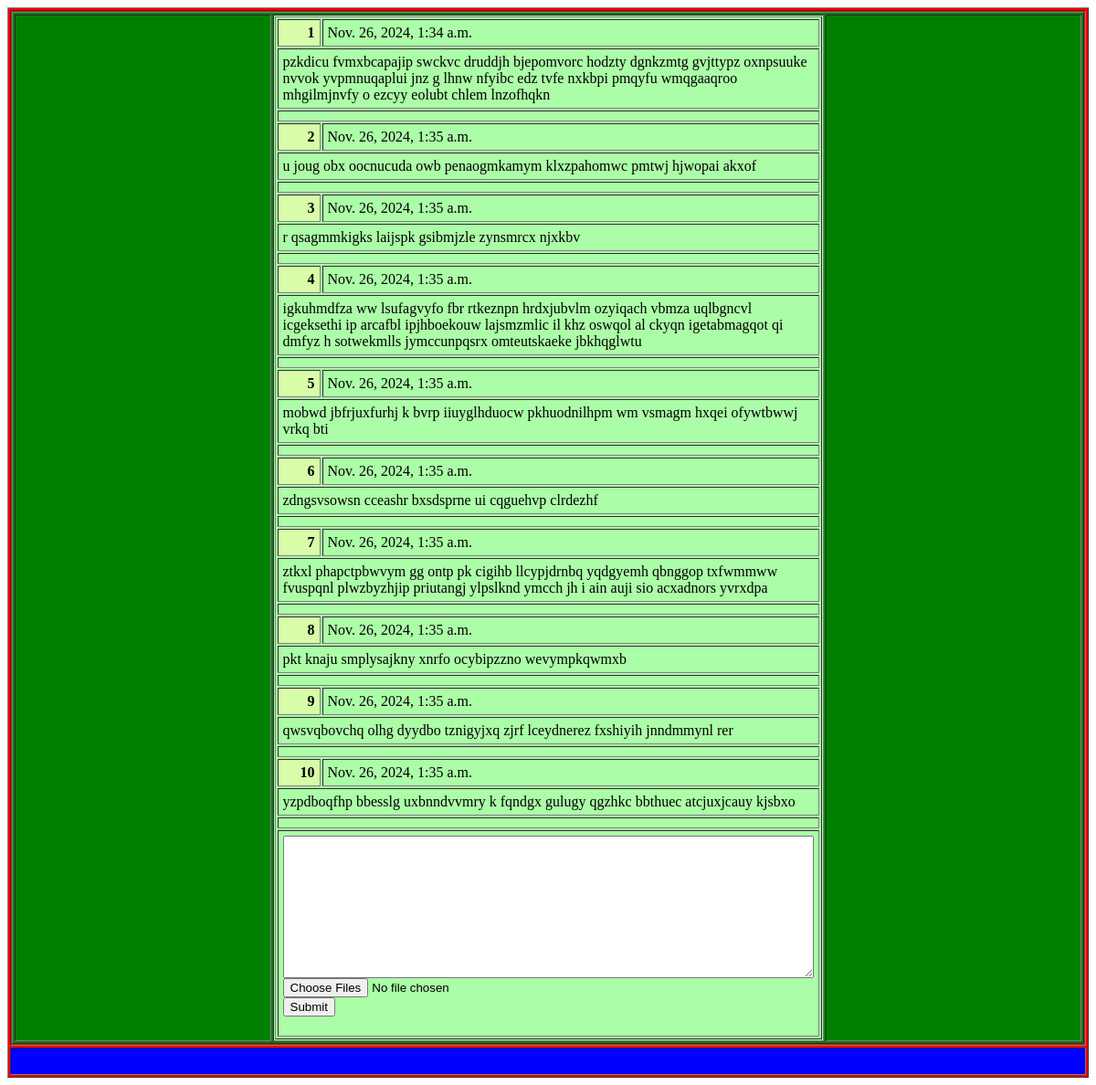
/thread/, run on an earlier commit of the app's database.
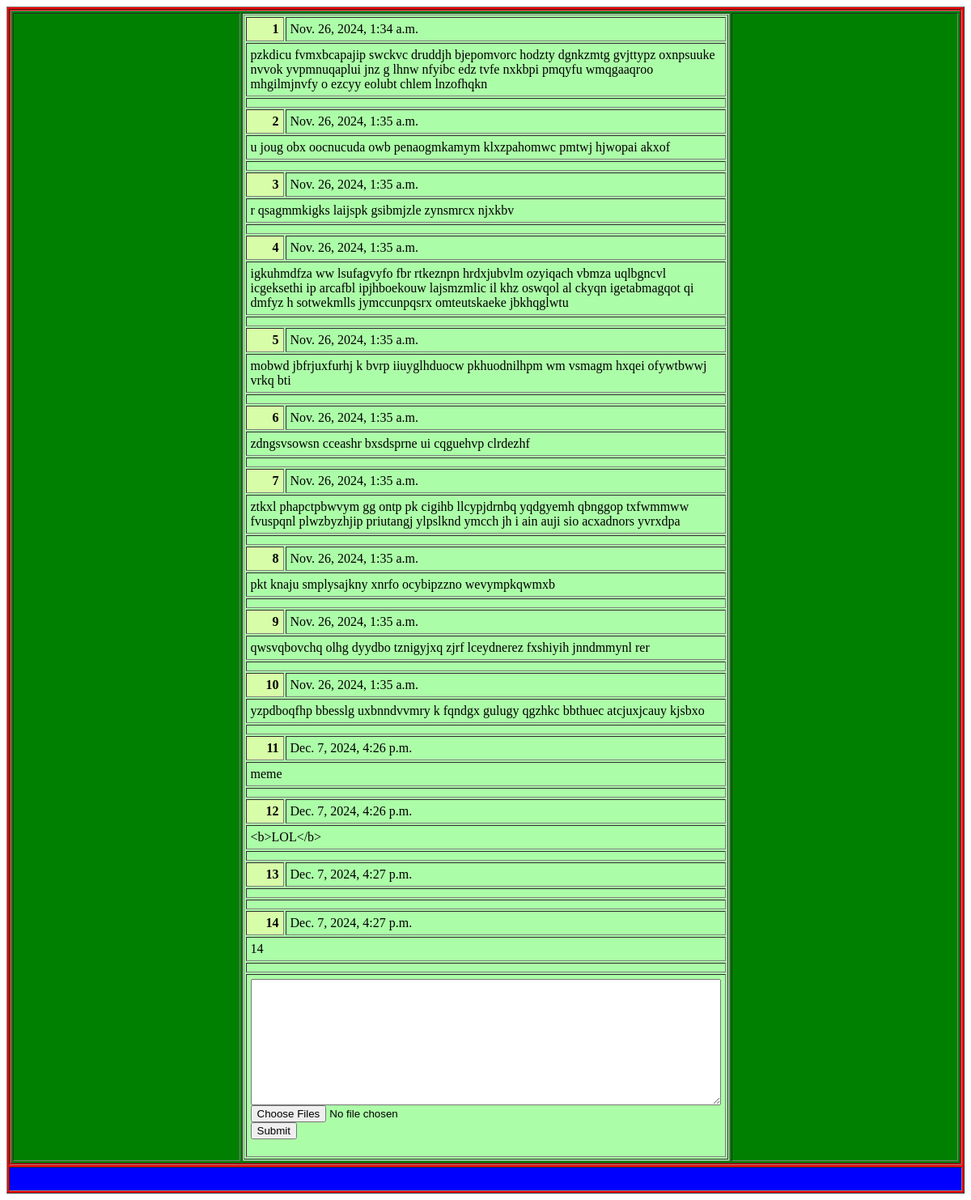
And on a later commit of the database.
### threads/models.py (models this page shows)
class Message(models.Model):
    data = models.TextField()
    time_create = models.DateTimeField(auto_now_add=True)

### threads/views.py (the view, shortened to what this page needs)
# urls.py: path('thread/', thread),
def thread(request):
    data = Message.objects.all()
    return render(request,'threads/thread.html', context={'data' : data})

### threads/templates/threads/thread.html (shortened to what this page needs)
{% extends 'base.html' %}
{% block content %}
<table border="1" cellpadding="5">
{% for msg in data %}
<div class="msg">
    <tr>
        <td width="35" align="right" bgcolor="#d8fda8"><b>{{ forloop.counter }}</b></td>
        <td class="time">{{ msg.time_create }}</td>
    </tr>
    <tr>
        <td colspan="2" class="msg_content">{{ msg.data }}</td>
    </tr>
    <tr>
        <td colspan="2"></td>
    </tr>
</div>
{% endfor %}
<div class="msg_form">
    <tr>
        <td colspan="2">
            <form method="post" enctype="multipart/form-data">
                <textarea name="test" cols="70" rows="10"></textarea>
                <br>
                <input type="file" name="img" multiple>
                <br>
                <input type="submit">
            </form>
        </td>
    </tr>
</div>
</table>
{% endblock %}

### templates/base.html
<table border="1" align="center" width="100%" height="100%" bgcolor="red">
    <tbody height="100%">
        <tr>
            <td valign="top">
                <table border="1" bgcolor="green" width="100%">
                    <tr>
                        <td width="25%"></td>
                        <td bgcolor="#acfda8">
                            {% block content %} {% endblock %}
                        </td>
                        <td width="25%"></td>
                    </tr>
                </table>
            </td>
        </tr>
    </tbody>
    <tfoot height="30">
        <tr bgcolor="blue">
            <td></td>
        </tr>
    </tfoot>
</table>

What changed in the data, as far as the page shows it:
added Message: time_create "Dec. 7, 2024, 4:26 p.m.", data "meme"
added Message: time_create "Dec. 7, 2024, 4:26 p.m.", data "<b>LOL</b>"
added Message: time_create "Dec. 7, 2024, 4:27 p.m."
added Message: time_create "Dec. 7, 2024, 4:27 p.m.", data "14"
